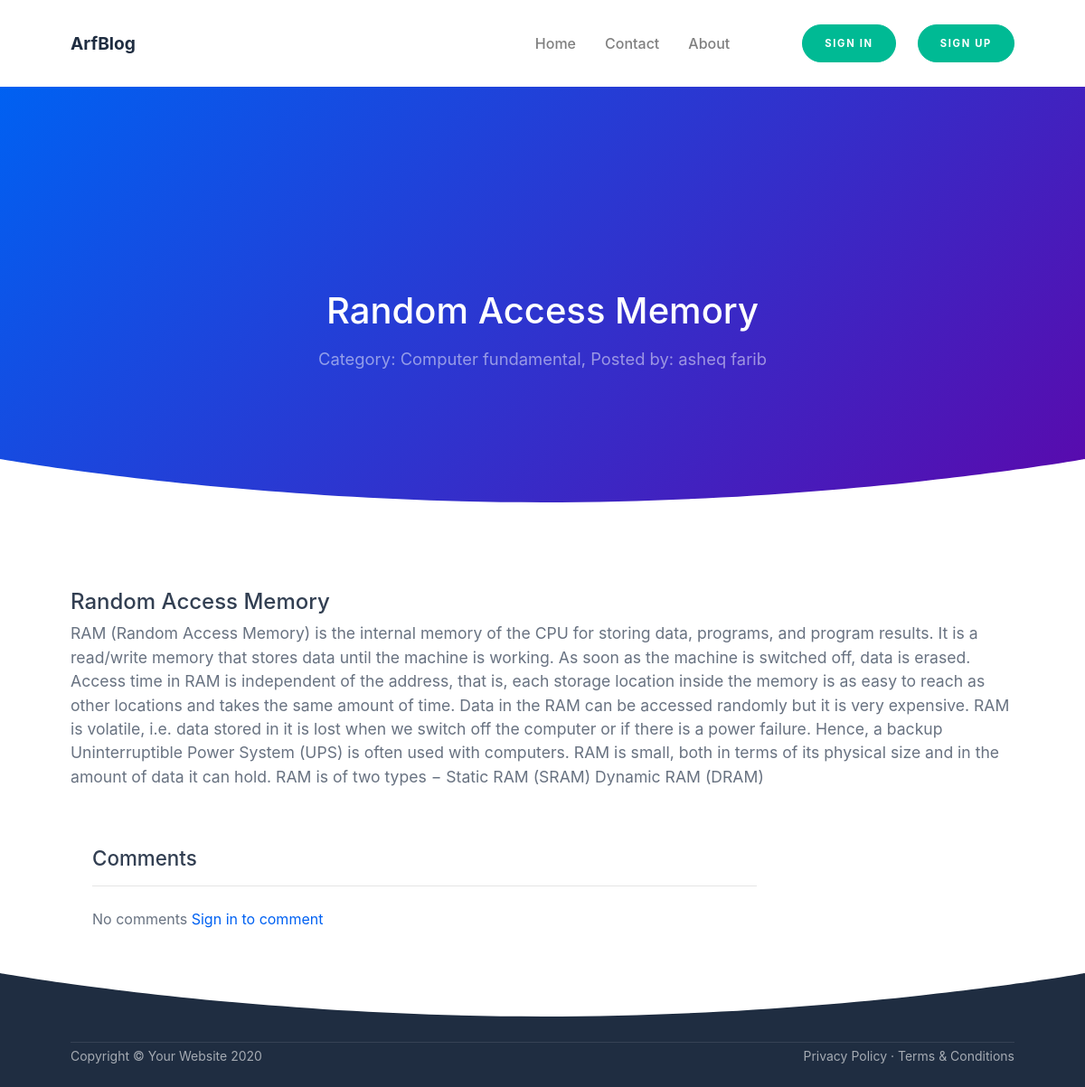
The app's page /single.php?post_id=15 with its own data.
### tables this page shows
CREATE TABLE `posts` (
  `post_id` int(11) NOT NULL,
  `post_title` varchar(255) NOT NULL,
  `post_detail` text NOT NULL,
  `post_category_id` int(11) NOT NULL,
  `post_image` text NOT NULL,
  `post_date` varchar(255) NOT NULL,
  `post_status` varchar(255) NOT NULL DEFAULT 'Published',
  `post_author` varchar(255) NOT NULL,
  `post_views` int(11) NOT NULL DEFAULT 0,
  `post_comment_count` int(11) NOT NULL DEFAULT 0,
  `post_tags` text NOT NULL,
  `author_photo` varchar(255) NOT NULL
);

CREATE TABLE `categories` (
  `category_id` int(11) NOT NULL,
  `category_name` varchar(255) NOT NULL,
  `category_total_posts` int(11) NOT NULL,
  `total_post_views` int(11) NOT NULL,
  `category_status` varchar(11) NOT NULL DEFAULT 'Published',
  `created_on` varchar(255) NOT NULL,
  `created_by` varchar(155) NOT NULL
);

### single.php (the view, shortened to what this page needs)
<?php require_once("./includes/header.php"); ?>
        <div id="layoutDefault">
            <div id="layoutDefault_content">
                <main>
                    <nav class="navbar navbar-marketing navbar-expand-lg bg-white navbar-light">
                        <div class="container">
                            <a class="navbar-brand text-dark" href="index.php">ArfBlog</a>
                            <div class="collapse navbar-collapse" id="navbarSupportedContent">
                                <ul class="navbar-nav ml-auto mr-lg-5">
                                    <li class="nav-item">
                                        <a class="nav-link" href="index.php">Home </a>
                                    </li>
                                    <li class="nav-item dropdown no-caret">
                                        <a class="nav-link" href="contact.php">Contact</a>
                                    </li>
                                    <li class="nav-item dropdown no-caret">
                                        <a class="nav-link" href="about.php">About</a>
                                    </li>
                                </ul>
                                <?php
                                    require_once("./includes/registration.php");
                                ?>
                            </div>
                        </div>
                    </nav>
 <?php
                        if(isset($_GET['post_id'])) {
                            $post_id = $_GET['post_id'];
                            $sql = "SELECT * FROM posts WHERE post_id = :id";
                            $stmt = $pdo->prepare($sql);
                            $stmt->execute([
                                ':id' => $post_id
                            ]);
                            $post = $stmt->fetch(PDO::FETCH_ASSOC);
                            $post_title = $post['post_title'];
                            $post_category_id = $post['post_category_id'];
                            $sql = "SELECT * FROM categories WHERE category_id = :id";
                            $stmt = $pdo->prepare($sql);
                            $stmt->execute([
                                ':id' => $post_category_id
                            ]);
                            $category = $stmt->fetch(PDO::FETCH_ASSOC);
                            $post_category = $category['category_name'];
                            $post_detail = $post['post_detail'];
                            $post_author = $post['post_author'];
                        } else {
                            header("Location: index.php");
                        }
                    ?>
                    <header class="page-header page-header-dark bg-gradient-primary-to-secondary">
                        <div class="page-header-content pt-10">
                            <div class="container text-center">
                                <div class="row justify-content-center">
                                    <div class="col-lg-8">
                                         <h1 class="page-header-title mb-3"><?php echo $post_title; ?></h1>
                                        <p class="page-header-text">
                                            Category: <?php echo $post_category; ?>,
                                            Posted by: <?php echo $post_author; ?>
                                        </p>
                                    </div>
                                </div>
                            </div>
                        </div>
                        <div class="svg-border-rounded text-white">
                            <svg xmlns="http://www.w3.org/2000/svg" viewBox="0 0 144.54 17.34" preserveAspectRatio="none" fill="currentColor"><path d="M144.54,17.34H0V0H144.54ZM0,0S32.36,17.34,72.27,17.34,144.54,0,144.54,0" /></svg>
                        </div>
                    </header>
                    <section class="bg-white py-10">
                        <div class="container">
                            <div>
                                <h1><?php echo $post_title; ?></h1>
                                <p class="lead">
                                    <?php echo $post_detail; ?>
                                </p>
                            </div>
                            <div class="pt-5 col-lg-8 col-xl-9">
                                <div class="d-flex align-items-center justify-content-between flex-column flex-md-row">
                                    <h2 class="mb-0">Comments</h2>
                                </div>
                                <hr class="mb-4" />
                                <?php
                                    $sql = "SELECT * FROM comments WHERE com_post_id = :id";
                                    $stmt = $pdo->prepare($sql);
                                    $stmt->execute([
                                        ':id' => $_GET['post_id']
                                    ]);
                                    $count = $stmt->rowCount();
                                    if($count == 0) {
                                        echo "No comments";
                                    }
                                ?>
                                <?php
                                    if(isset($_COOKIE['_uid_']) || isset($_COOKIE['_uiid_']) || isset($_SESSION['login'])) { ?>
                                        <div class="card">
                                            <div class="card-header">Add Comment</div>
                                            <div class="card-body">
                                                <?php
                                                    if(isset($_POST['submit'])) {
                                                        $comments = trim($_POST['comments']);
                                                        $sql = "INSERT INTO comments (com_post_id, com_detail, com_user_id, com_user_name, com_date, com_status) VALUES (:post_id, :com_detail, :user_id, :user_name, :com_date, :com_status)";
                                                        $stmt = $pdo->prepare($sql);
                                                          if(isset($_SESSION['user_id'])) {
                                                            $signed_in_user_id = $_SESSION['user_id'];
                                                        } else if(isset($_COOKIE['_uid_'])) {
                                                            $signed_in_user_id = base64_decode($_COOKIE['_uid_']);
                                                        } else  {
                                                            $signed_in_user_id = -1;
                                                        }
                                                        $sql2 = "SELECT * FROM users WHERE user_id = :id";
                                                        $stmt2 = $pdo->prepare($sql2);
                                                        $stmt2->execute([
                                                            ':id' => $signed_in_user_id
                                                        ]);
                                                        $result = $stmt2->fetch(PDO::FETCH_ASSOC);
                                                        $user_name = $result['user_name'];
                                                        $stmt->execute([
                                                            ':post_id' => $_GET['post_id'],
                                                            ':com_detail' => $comments,
                                                            ':user_id' => $signed_in_user_id,
                                                            ':user_name' => $user_name,
                                                            ':com_date' => date("M n, Y") . ' at ' . date("h:i A"),
                                                            ':com_status' => 'unapproved'
                                                        ]);
                                                        header("Location: single.php?post_id={$_GET['post_id']}");
                                                    }
                                                ?>
                                                <form action="single.php?post_id=<?php echo $_GET['post_id']; ?>" method="POST">
                                                    <textarea name="comments" placeholder="Type here..." class="form-control mb-2" rows="4"></textarea>
                                                    <button type="submit" name="submit" class="btn btn-primary btn-sm mr-2">Post Comment</button>
                                                </form>
                                            </div>
                                        </div>
                                   <?php } else {
                                        echo "<a href='./backend/signin.php'>Sign in to comment</a>";
                                   }
                                ?>
                            </div>
                        </div>
                        <div class="svg-border-rounded text-dark">
                            <svg xmlns="http://www.w3.org/2000/svg" viewBox="0 0 144.54 17.34" preserveAspectRatio="none" fill="currentColor"><path d="M144.54,17.34H0V0H144.54ZM0,0S32.36,17.34,72.27,17.34,144.54,0,144.54,0" /></svg>
                        </div>
                    </section>
                </main>
            </div>
            <div id="layoutDefault_footer">
                <footer class="footer pt-4 pb-4 mt-auto bg-dark footer-dark">
                    <div class="container">
                        <hr class="my-1" />
                        <div class="row align-items-center">
                            <div class="col-md-6 small">Copyright &#xA9; Your Website 2020</div>
                            <div class="col-md-6 text-md-right small">
                                <a href="privacy-policy.php">Privacy Policy</a>
                                &#xB7;
                                <a href="terms-conditions.php">Terms &amp; Conditions</a>
                            </div>
                        </div>
                    </div>
                </footer>
            </div>
<?php require_once("./includes/footer.php"); ?>

### records on screen
posts: post_title "Random Access Memory", post_author "asheq farib", post_detail "RAM (Random Access Memory) is the internal memory of the CPU for storing data, programs, and program results. It is a read/write memory that stores data until the machine is working. As soon as the machine is switched off, data is erased. Access time in RAM is independent of the address, that is, each storage location inside the memory is as easy to reach as other locations and takes the same amount of time. Data in the RAM can be accessed randomly but it is very expensive. RAM is volatile, i.e. data stored in it is lost when we switch off the computer or if there is a power failure. Hence, a backup Uninterruptible Power System (UPS) is often used with computers. RAM is small, both in terms…"
categories: category_name "Computer fundamental"
